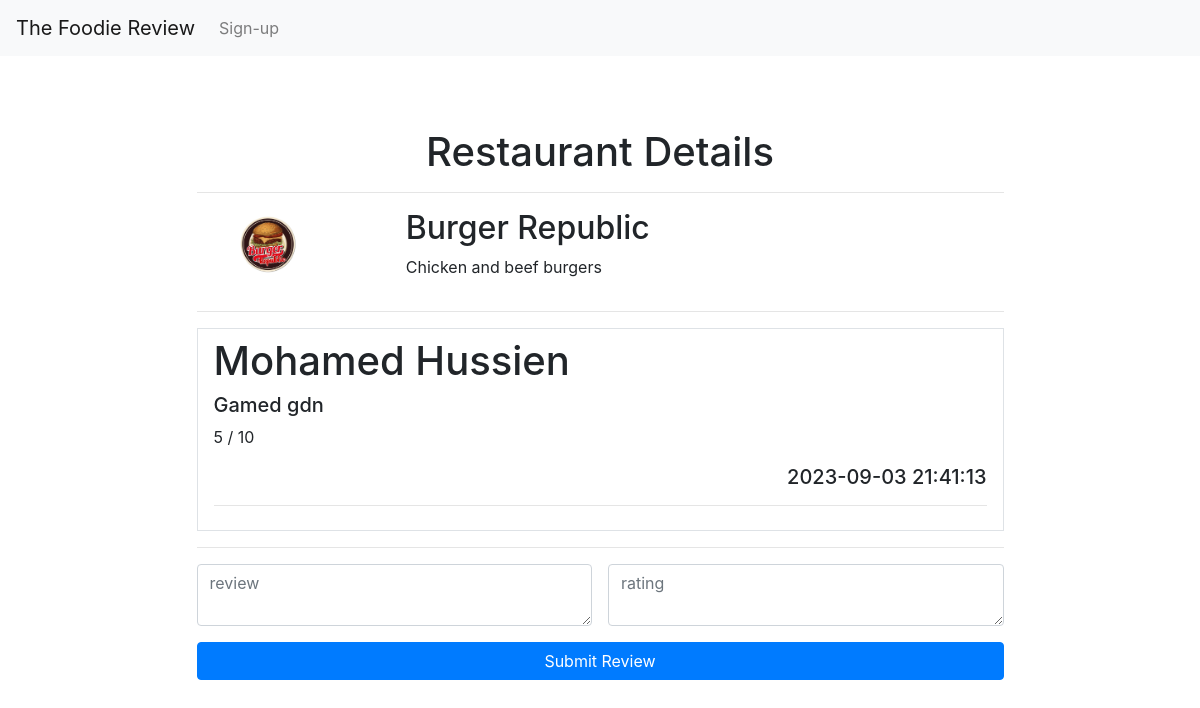
The page /restaurant/3 on the database its author committed.
### tables this page shows
CREATE TABLE restaurants (
            id INTEGER PRIMARY KEY AUTOINCREMENT,
            title TEXT NOT NULL UNIQUE,
            description TEXT,
            image_url TEXT
           
        );

CREATE TABLE reviews (
            id INTEGER PRIMARY KEY AUTOINCREMENT,
            user_id INTEGER NOT NULL,
            restaurant_id INTEGER NOT NULL,
            rating INTEGER NOT NULL,
            review TEXT NOT NULL,
            timestamp TIMESTAMP DEFAULT CURRENT_TIMESTAMP,
            FOREIGN KEY (user_id) REFERENCES users (id),
            FOREIGN KEY (restaurant_id) REFERENCES restaurants (id)
           
        );

CREATE TABLE users (
			id INTEGER PRIMARY KEY AUTOINCREMENT,
            first_name TEXT NOT NULL,
            last_name TEXT NOT NULL,
            email TEXT NOT NULL UNIQUE,
			username TEXT NOT NULL UNIQUE,
			password TEXT NOT NULL
		);

### app.py (the view)
@voting.route("/restaurant/<restaurant_id>", methods=["GET", "POST"])
def getrestaurant(restaurant_id):
    if request.method == "POST":
        review = request.form["review"]
        try:
            rating = int(request.form["rating"])
        except:
            flash("Rating from 0-10", "danger")
            return render_template(
                "view-restaurant.html",
                restaurant=db.get_restaurant(connection, restaurant_id),
                reviews=db.get_reviews_for_restaurant(connection, restaurant_id),
            )
        if rating > 10 or rating < 0:
            flash("Rating out of 10!", "danger")
            return render_template(
                "view-restaurant.html",
                restaurant=db.get_restaurant(connection, restaurant_id),
                reviews=db.get_reviews_for_restaurant(connection, restaurant_id),
            )
        user_id = session["user_id"]
        db.add_review(connection, user_id, restaurant_id, rating, review)
        return redirect(url_for("getrestaurant", restaurant_id=restaurant_id))
    else:
        return render_template(
            "view-restaurant.html",
            restaurant=db.get_restaurant(connection, restaurant_id),
            reviews=db.get_reviews_for_restaurant(connection, restaurant_id),
        )

### db.py (called while the page is built)
def get_restaurant(connection, restaurant_id):
    cursor = connection.cursor()
    query = """SELECT * FROM restaurants WHERE id = ?"""
    cursor.execute(query, (restaurant_id,))
    return cursor.fetchone()

def get_reviews_for_restaurant(connection, restaurant_id):
    cursor = connection.cursor()
    query = """
        SELECT  users.first_name, users.last_name, reviews.review, reviews.rating, reviews.timestamp
        FROM reviews
        JOIN users ON reviews.user_id = users.id
        WHERE reviews.restaurant_id = ?
    """
    cursor.execute(query, (restaurant_id,))
    return cursor.fetchall()

### templates/view-restaurant.html (shortened to what this page needs)
<!DOCTYPE html>
<html lang="en">
<head>
    <link rel="stylesheet" href="https://maxcdn.bootstrapcdn.com/bootstrap/4.5.2/css/bootstrap.min.css">
</head>
<body>
    <nav class="navbar navbar-expand-lg navbar-light bg-light">
        <a class="navbar-brand" href="/">The Foodie Review</a>
        <div class="collapse navbar-collapse" id="navbarScroll">
            <ul class="navbar-nav mr-auto my-2 my-lg-0 navbar-nav-scroll" style="max-height: 100px;">
                {% if 'username' not in session %}
                <li class="nav-item">
                    <a class="nav-link" href="/signup">Sign-up</a>
                </li>
                {% endif %}
            </ul>
        </div>
    </nav>
    <div class="container">
        <div class="row justify-content-center">
            <div class="col-md-9 col-lg-9 form-container p-4 mt-5 me-1">
                <div class="row mb-3">
                    <div class="col-12 text-center">
                        <h1>Restaurant Details</h1>
                        <hr />
                    </div>
                    <div class="col-3">
                        <img src="{{url_for('static', filename=restaurant[3])}}" alt="" width="150" class="img-fluid" />
                    </div>
                    <div class="col">
                        <h2>{{restaurant[1]}}</h2>
                        <p>{{restaurant[2]}}</p>
                    </div>
                </div>
                <hr />
                <div>
                    {% for review in reviews %}
                    <div class="col-md-12 col-lg-12 py-2 px-3 mt-1 border border-3">
                        <h1>{{review[0]}} {{review[1]}}</h1>
                        <h5>{{review[2]}}</h5>
                        <p>{{review[3]}} / 10</p>
                        <div class="text-right">
                            <h5>{{review[4]}}</h5>
                        </div>
                        <hr />
                    </div>
                    {% endfor %}
                </div>
                <hr />
                <form class="login-form" method="post"
                    action="{{ url_for('getrestaurant', restaurant_id=restaurant[0]) }}">
                    <div class="d-flex flex-column">
                        <div class="mb-3 d-inline-flex">
                            <textarea class="form-control mr-2" placeholder="review" required name="review"></textarea>
                            <textarea type="number" class="form-control ml-2" placeholder="rating" required
                                name="rating"></textarea>
                        </div>
                        <button type="submit" class="btn btn-primary">Submit Review</button>
                    </div>
                </form>
            </div>
        </div>
    </div>
</body>
</html>

### rows shown on the page
restaurants: image_url (picture), title "Burger Republic", description "Chicken and beef burgers"
reviews: first_name "Mohamed", last_name "Hussien", review "Gamed gdn", rating "5", timestamp "2023-09-03 21:41:13"
